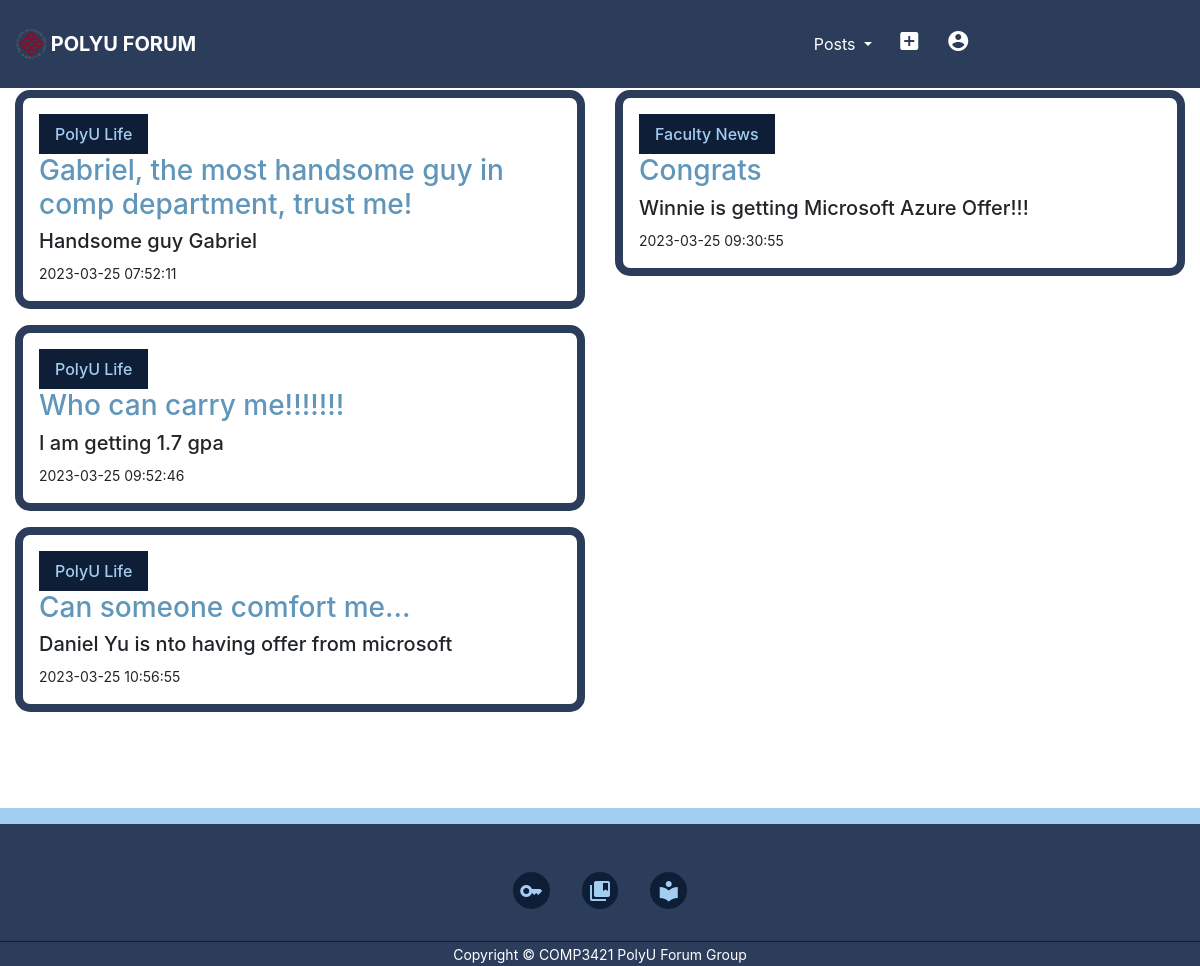
The page / on the database its author committed.
### tables this page shows
CREATE TABLE `post_record`(PostID int NOT NULL, Posttype TEXT (65535) NOT NULL, Postname TEXT (100) NOT NULL, Postcontent TEXT (65535) NOT NULL, Posttime TIMESTAMP NOT NULL, UserID int NOT NULL, FOREIGN KEY (UserID) REFERENCES user(UserID));

### index.php (the view, shortened to what this page needs)
<?php
    include 'DBconnection.php';
?>
<!DOCTYPE html>
<html>
<head>
    <link rel="stylesheet" href="style.css">
    <link rel="stylesheet" href="https://cdn.jsdelivr.net/npm/bootstrap@4.6.2/dist/css/bootstrap.min.css">
</head>
<body id = "mainpage">
    <nav class="navbar fixed-top navbar navbar-custom">
        <a class="navbar-brand" href="index.php">
            <img src="images/icon.png" width="30" height="30" class="d-inline-block align-top" alt="">
            PolyU Forum
        </a>
        <div class="navBar">
            <div class="btn-group" role="group" aria-label="Button group with nested dropdown">
                <div class="btn-group" role="group">
                    <button id="btnGroupDrop1" type="button" class="btn dropdown-toggle" data-toggle="dropdown" aria-haspopup="true" aria-expanded="false">
                        Posts
                    </button>
                </div>
                <a class="btn" href="createPost.php" role="button" data-toggle="tooltip" data-placement="bottom" title="Create post"><i class="material-icons md-24">add_box</i></a>
                <a class="btn" id = "usericon" href="signup.php" role="button" data-toggle="tooltip" data-placement="bottom" title="User"><i class="material-icons md-24">account_circle</i></a>
            </div>
        </div>
    </nav>
    <div class="container-fluid" style="margin-top:90px">
        <div class="row">
            <div class="col-sm-12" id="postSession">
                <div class="row">
                    <div class="col-sm-6">
                        <div class="vstack gap-3">
                        <?php
                            $sql = "SELECT * FROM post_record";
                            $res = mysqli_query($conn, $sql);
                            $count_row = mysqli_num_rows($res);
                            for($x = 0; $x < $count_row; $x++){
                                $row = $res -> fetch_assoc();
                                if($row["Posttype"]=="PolyU Life"){
                                ?>
                                    <div class="post-card" id = "most_popular">
                                        <div class="post-content" style="border: 0.5rem solid var(--color-navyblue);border-radius: 15px; margin-bottom: 1rem; padding:1rem;">
                                            <a href="#" class="category-button most-popular"><?php echo $row["Posttype"]?></a>
                                            <h3 class="post-title"><a href="singlePost.php"><?php echo $row["Postcontent"] ?>
                                            </a></h3>
                                            <div class="post-author">
                                                <h5><?php echo $row["Postname"] ?></h5>
                                                <small><?php echo $row["Posttime"] ?></small>
                                            </div>
                                        </div>
                                    </div>
                                <?php
                                }
                            }
                        ?>
                        </div>
                    </div>
                    <div class="col-sm-6">
                        <div class="vstack gap-3">
                        <?php
                            $sql = "SELECT * FROM post_record";
                            $res = mysqli_query($conn, $sql);
                            $count_row = mysqli_num_rows($res);
                            for($x = 0; $x < $count_row; $x++){
                                $row = $res -> fetch_assoc();
                                if($row["Posttype"]=="Faculty News"){
                                    ?>
                                    <div class="post-card" id = "most_popular">
                                        <div class="post-content" style="border: 0.5rem solid var(--color-navyblue);border-radius: 15px; margin-bottom: 1rem; padding:1rem;">
                                            <a href="#" class="category-button most-popular"><?php echo $row["Posttype"]?></a>
                                            <h3 class="post-title"><a href="singlePost.php"><?php echo $row["Postcontent"] ?>
                                            </a></h3>
                                            <div class="post-author">
                                                <h5><?php echo $row["Postname"] ?></h5>
                                                <small><?php echo $row["Posttime"] ?></small>
                                            </div>
                                        </div>
                                    </div>
                                <?php
                                }
                            }
                        ?>
                        </div>
                    </div>
                </div>
            </div>
        </div>
    </div>
    <footer>
        <div class="footer-links">
            <a href="https://www38.polyu.edu.hk/eStudent/" target="_blank" data-toggle="tooltip" title="eStudent"><i class="material-icons md-24">key</i></a>
            <a href="https://learn.polyu.edu.hk/" target="_blank" data-toggle="tooltip" title="LEARN@PolyU"><i class="material-icons md-24">collections_bookmark</i></a>
            <a href="https://www.lib.polyu.edu.hk/" target="_blank" data-toggle="tooltip" title="Pao Yue-kong Library"><i class="material-icons md-24">local_library</i></a>
        </div>
        <div class="footer-copyright">
            <small>Copyright &copy; COMP3421 PolyU Forum Group</small>
        </div>
    </footer>
</body>
</html>

### style.css (style rules this page uses)
:root { --color-skyblue: #a3cef1; --color-steelgray: #716f70; --color-darknavyblue: #0e1e37; --color-lessdarknavyblue: #6096ba; --color-navyblue: #2c3d5b; --color-greyblue: #7c8594; }
.material-icons.md-24 { font-size: 24px; }
.navbar-custom { background-color: var(--color-navyblue); }
.navbar-custom a { color: white; }
.navbar-brand { text-transform: uppercase; font-weight: bold; }
.navBar { display: flex; justify-content: space-around; width: 50%; text-align: center; padding: 14px 16px; }
.btn.dropdown-toggle { color: white; }
.post-content { border-radius: 15px; border: 0.5rem solid var(--color-navyblue); overflow: hidden; margin-bottom: 1rem; }
.category-button.most-popular { background-color: var(--color-darknavyblue); color: var(--color-skyblue); display: inline-block; padding: 0.5rem 1rem; font-weight: 500; }
.post-title a { color: var(--color-lessdarknavyblue); }
#postSession { margin-bottom: 5rem; }
footer { background-color: var(--color-navyblue); padding: 2rem 0 0; box-shadow: inset 0 1rem var(--color-skyblue); }
.footer-links { margin-inline: auto; width: fit-content; margin-block: 2rem; display: flex; justify-content: space-between; align-items: center; gap: 2rem; }
.footer-links a { background: var(--color-darknavyblue); color: var(--color-skyblue); border-radius: 50%; width: 2.3rem; height: 2.3rem; display: flex; align-items: center; justify-content: center; }
.footer-copyright { color: white; text-align: center; border-top: 1px solid var(--color-darknavyblue); }

### rows shown on the page
post_record: Posttype "PolyU Life", Postcontent "Gabriel, the most handsome guy in comp department, trust me!", Postname "Handsome guy Gabriel", Posttime "2023-03-25 07:52:11"
post_record: Posttype "PolyU Life", Postcontent "Who can carry me!!!!!!!", Postname "I am getting 1.7 gpa", Posttime "2023-03-25 09:52:46"
post_record: Posttype "PolyU Life", Postcontent "Can someone comfort me...", Postname "Daniel Yu is nto having offer from microsoft", Posttime "2023-03-25 10:56:55"
post_record: Posttype "Faculty News", Postcontent "Congrats", Postname "Winnie is getting Microsoft Azure Offer!!!", Posttime "2023-03-25 09:30:55"
